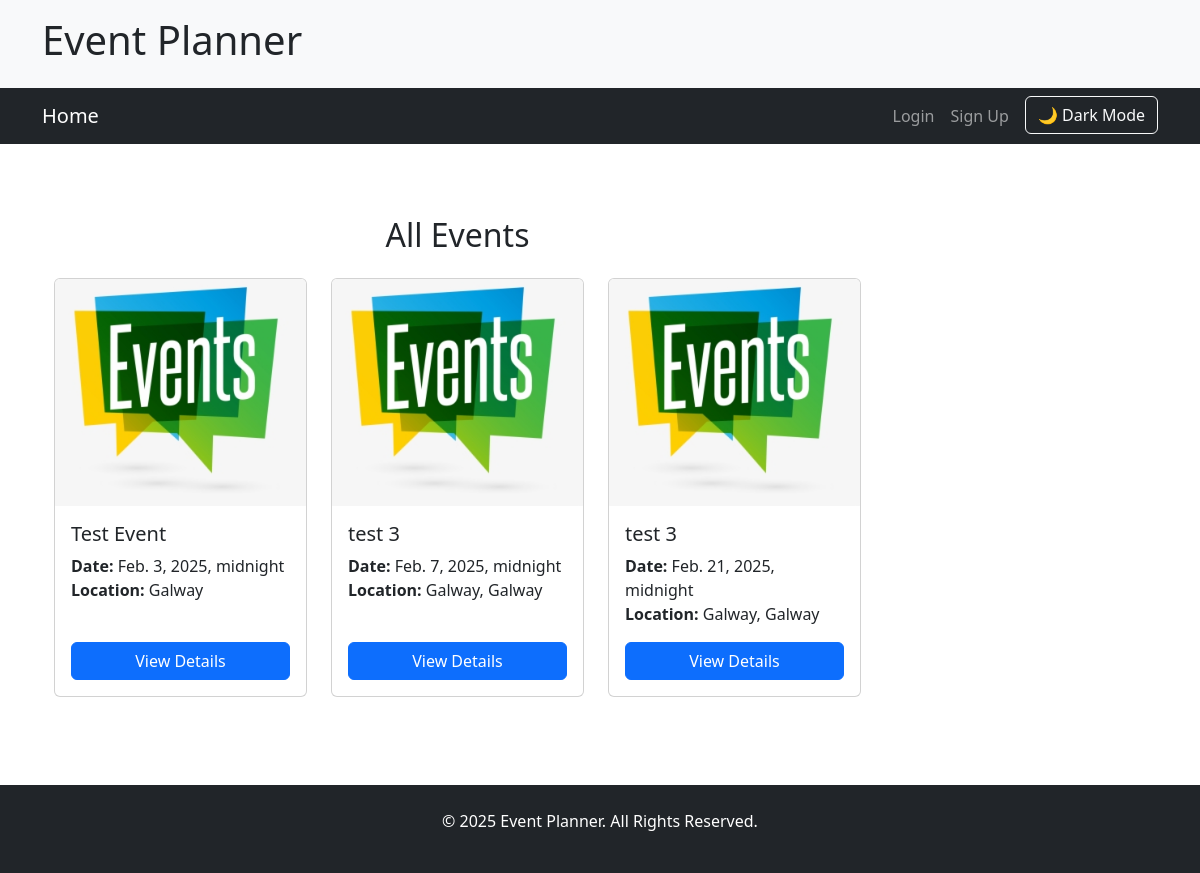
/events/, run on an earlier commit of the app's database.
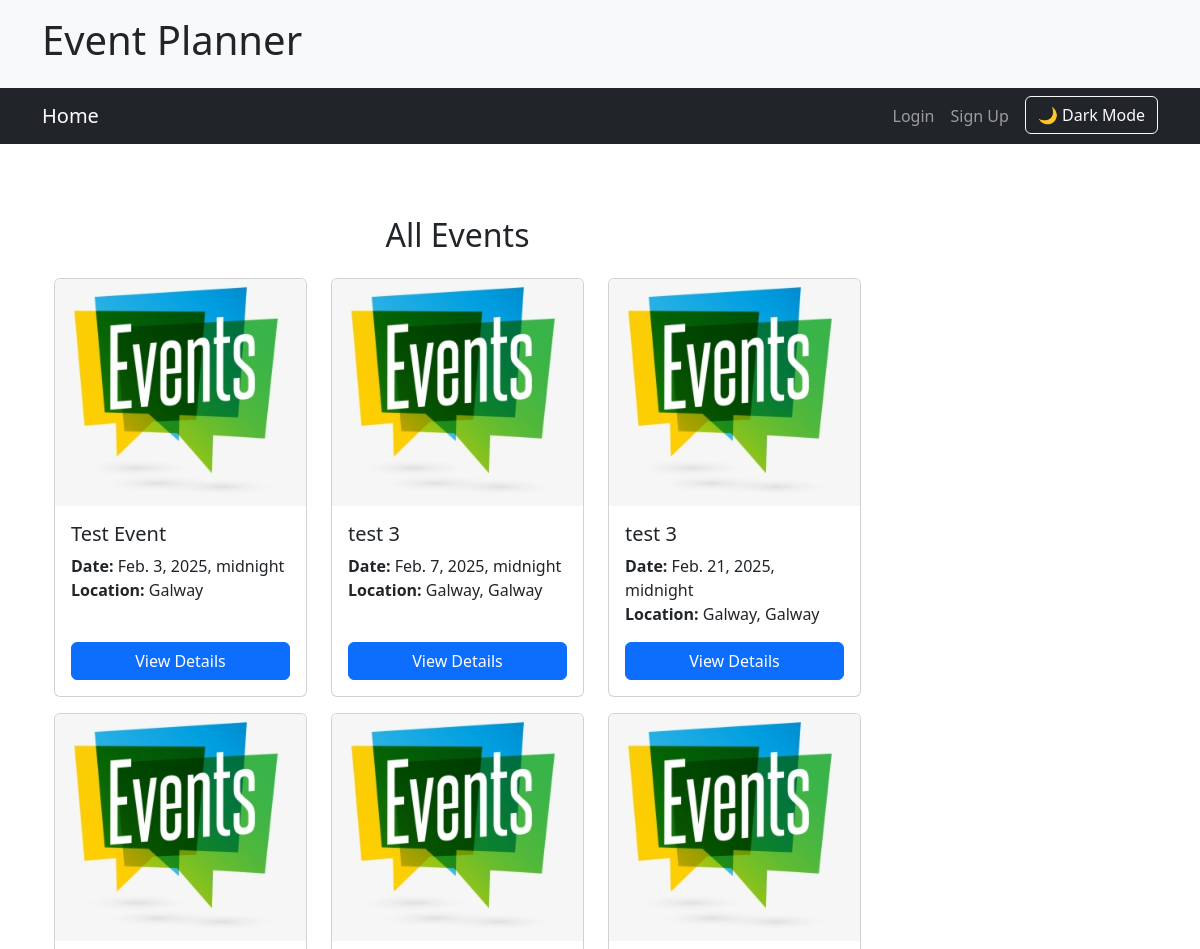
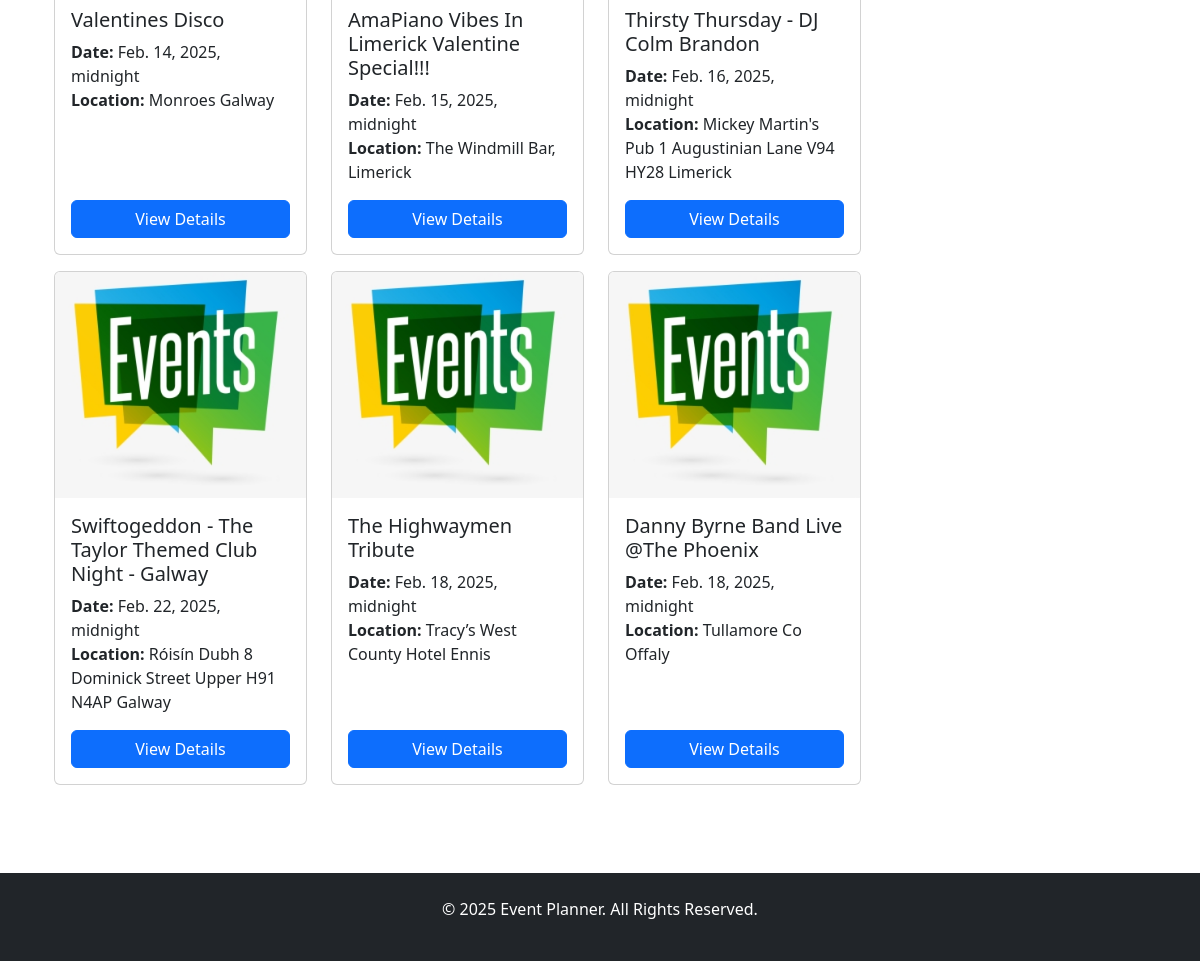
And on a later commit of the database (2 pictures, top to bottom).
### planner_pro/models.py (models this page shows, shortened)
class Event(models.Model):
    title = models.CharField(max_length=200)
    date = models.DateTimeField()
    location = models.CharField(max_length=255)
    category = models.CharField(max_length=100)
    description = models.TextField()
    image = models.ImageField(upload_to='event_images/', blank=True, null=True)
    creator = models.ForeignKey(User, on_delete=models.CASCADE)
    is_published = models.BooleanField(default=True)  # For admin toggling

### planner_pro/views.py (the view)
# urls.py: path("events/", views.event_list, name="event_list"),
def event_list(request):
    events = Event.objects.all()
    return render(request, 'event_list.html', {'events': events})

### planner_pro/templates/event_list.html
{% extends "base.html" %}
{% load static %}
{% block content %}
<div class="container my-5">
    <h2 class="text-center mb-4">All Events</h2>
    <div class="row">
        {% if events %}
            {% for event in events %}
                <div class="col-md-4 mb-3">
                    <div class="card h-100">
                        {% if event.image %}
                            <img src="{{ event.image.url }}" class="card-img-top" alt="{{ event.title }}">
                        {% else %}
                            <img src="{% static 'images/placeholder.png' %}" class="card-img-top" alt="No Image Available">
                        {% endif %}
                        <div class="card-body d-flex flex-column">
                            <h5 class="card-title">{{ event.title }}</h5>
                            <p class="card-text">
                                <strong>Date:</strong> {{ event.date }} <br>
                                <strong>Location:</strong> {{ event.location }}
                            </p>
                            <a href="{% url 'event_detail' event.id %}" class="btn btn-primary mt-auto">View Details</a>
                        </div>
                    </div>
                </div>
            {% endfor %}
        {% else %}
            <div class="col-12 text-center">
                <p class="text-muted">No events found. <a href="{% url 'create_event' %}" class="btn btn-link">Host an Event</a></p>
            </div>
        {% endif %}
    </div>
</div>
{% endblock %}

### templates/base.html (shortened to what this page needs)
<!DOCTYPE html>
<html lang="en">
<head>
    <link href="https://cdn.jsdelivr.net/npm/bootstrap@5.3.0/dist/css/bootstrap.min.css" rel="stylesheet">
    {% load static %}
    <link rel="stylesheet" href="{% static 'css/style.css' %}">
</head>
<body>
    <header class="bg-light py-3">
        <div class="container">
            <h1>Event Planner</h1>
        </div>
    </header>
<nav class="navbar navbar-expand-lg navbar-dark bg-dark">
    <div class="container">
        <a class="navbar-brand" href="{% url 'home' %}">Home</a>
        <div class="collapse navbar-collapse" id="navbarNav">
            <ul class="navbar-nav ms-auto">
                {% if user.is_authenticated %}
                    <li class="nav-item">
                        <a class="nav-link" href="{% url 'dashboard' %}">Dashboard</a>
                    </li>
                    <li class="nav-item">
                        <a class="nav-link" href="{% url 'logout' %}">Logout</a>
                    </li>
                {% else %}
                    <li class="nav-item">
                        <a class="nav-link" href="{% url 'login' %}">Login</a>
                    </li>
                    <li class="nav-item">
                        <a class="nav-link" href="{% url 'signup' %}">Sign Up</a>
                    </li>
                {% endif %}
                <li class="nav-item">
                    <button id="dark-mode-toggle" class="btn btn-outline-light ms-2">
                        🌙 Dark Mode
                    </button>
                </li>
            </ul>
        </div>
    </div>
</nav>
    <main class="container my-4">
        <div class="row">
            <div class="col-md-9">
                {% block content %}{% endblock %}
            </div>
        </div>
    </main>
    <footer class="bg-dark text-white py-4">
        <div class="container text-center">
            <p>&copy; 2025 Event Planner. All Rights Reserved.</p>
        </div>
    </footer>
</body>
</html>

### static/css/style.css (style rules this page uses)
body { display: flex; flex-direction: column; min-height: 100vh; margin: 0; }
main { flex: 1; }
header, footer { width: 100%; }
.navbar-brand { color: white !important; }

What changed in the data, as far as the page shows it:
added Event: title "Valentines Disco", date "Feb. 14, 2025, midnight", location "Monroes Galway"
added Event: title "AmaPiano Vibes In Limerick Valentine Special!!!", date "Feb. 15, 2025, midnight", location "The Windmill Bar, Limerick"
added Event: title "Thirsty Thursday - DJ Colm Brandon", date "Feb. 16, 2025, midnight", location "Mickey Martin's Pub 1 Augustinian Lane V94 HY28 Limerick"
added Event: title "Swiftogeddon - The Taylor Themed Club Night - Galway", date "Feb. 22, 2025, midnight", location "Róisín Dubh 8 Dominick Street Upper H91 N4AP Galway"
added Event: title "The Highwaymen Tribute", date "Feb. 18, 2025, midnight", location "Tracy’s West County Hotel Ennis"
added Event: title "Danny Byrne Band Live @The Phoenix", date "Feb. 18, 2025, midnight", location "Tullamore Co Offaly"
